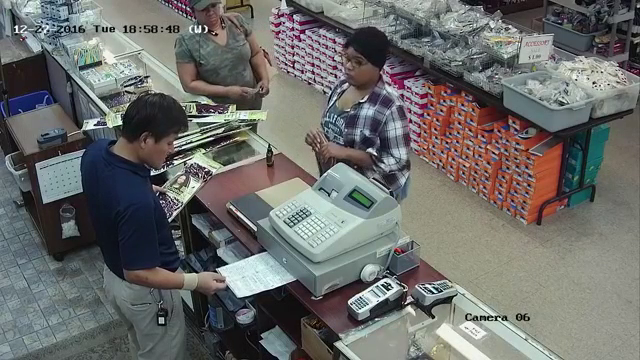
#> input picture frame 50 of Video and image analysis (OpenCv)/data/video/input/6.mp4, 640 x 360 px
$ python Analysisideo.py
#> lines starting #> are read from the running program, lines starting #| are printed output that depends on the picture; after the words box and inside, x2 and y2 are one past the last pixel; in counts of white or black regions, pixels touching at a corner belong together
import numpy as np
import cv2

cap = cv2.VideoCapture('./data/video/input/6.mp4')

# take first frame of the video
ret,frame = cap.read()
#> frame is the input picture: shape (360, 640, 3); mean B, G, R 106.4, 108.6, 107.9

# setup initial location of window
r,h,c,w = 250,90,400,125  # simply hardcoded the values
track_window = (c,r,w,h)

# set up the ROI for tracking
roi = frame[r:r+h, c:c+w]
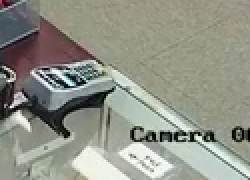
#> roi: shape (90, 125, 3) (shown 2 times larger); mean B, G, R 135.5, 146.9, 145
hsv_roi =  cv2.cvtColor(frame, cv2.COLOR_BGR2HSV)
#> hsv_roi: shape (360, 640, 3); mean H, S, V 73.8, 48.6, 116.8
mask = cv2.inRange(hsv_roi, np.array((0., 60.,32.)), np.array((180.,255.,255.)))
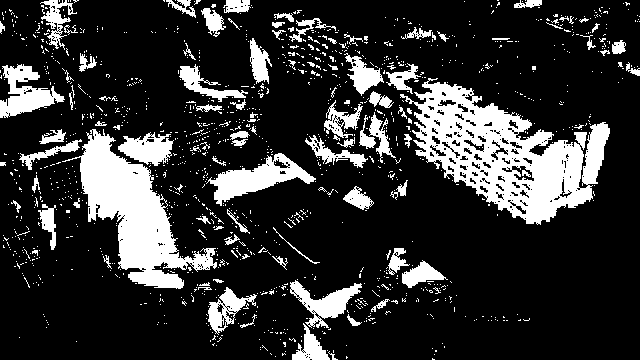
#> mask: shape (360, 640); 19.6% white; 1272 white regions (1175 under 20 px), largest, box (x1, y1, x2, y2) and area: (400, 78, 610, 225) 13342, (62, 129, 217, 289) 8768, (206, 153, 316, 206) 2190
roi_hist = cv2.calcHist([hsv_roi],[0],mask,[180],[0,180])
#> roi_hist = 180 values, max 2158 at index 6, min 0 at index 53, mean 251.1
cv2.normalize(roi_hist,roi_hist,0,255,cv2.NORM_MINMAX)

# Setup the termination criteria, either 10 iteration or move by atleast 1 pt
term_crit = ( cv2.TERM_CRITERIA_EPS | cv2.TERM_CRITERIA_COUNT, 10, 1 )

while(1):
    ret ,frame = cap.read()
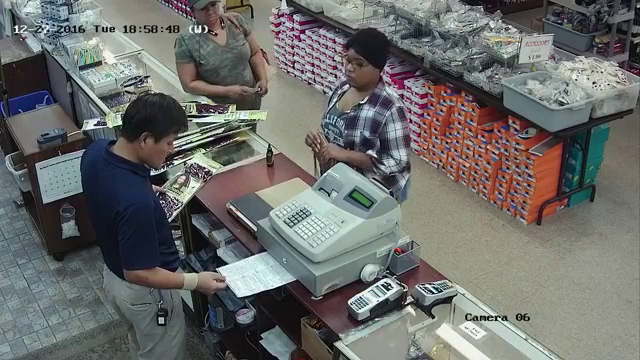
#> input picture frame 51 of Video and image analysis (OpenCv)/data/video/input/6.mp4, 640 x 360 px
#> frame is the input picture: shape (360, 640, 3); mean B, G, R 106.4, 108.7, 107.9

    if ret == True:
        hsv = cv2.cvtColor(frame, cv2.COLOR_BGR2HSV)
#> hsv: shape (360, 640, 3); mean H, S, V 73.7, 48.6, 116.8
        dst = cv2.calcBackProject([hsv],[0],roi_hist,[0,180],1)
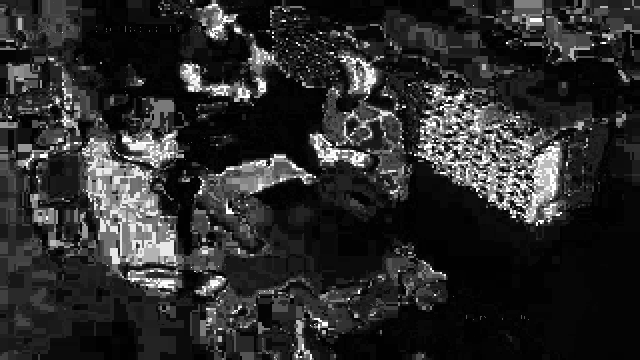
#> dst: shape (360, 640); min 0, max 255, mean 43.5

        # apply meanshift to get the new location
        ret, track_window = cv2.meanShift(dst, track_window, term_crit)
#> ret = 10; track_window = (310, 248, 125, 90)

        # Draw it on image
        x,y,w,h = track_window
#> x = 310; y = 248; w = 125; h = 90
        img2 = cv2.rectangle(frame, (x,y), (x+w,y+h), 255,2)
        cv2.imshow('img2',img2)

        k = cv2.waitKey(60) & 0xff
#> (key Esc is pressed here)
        if k == 27:
            break
        else:
            cv2.imwrite("./data/img/output/"+chr(k)+".jpg",img2)

    else:
        break

cv2.destroyAllWindows()
cap.release()

$ run again, starting later in the video
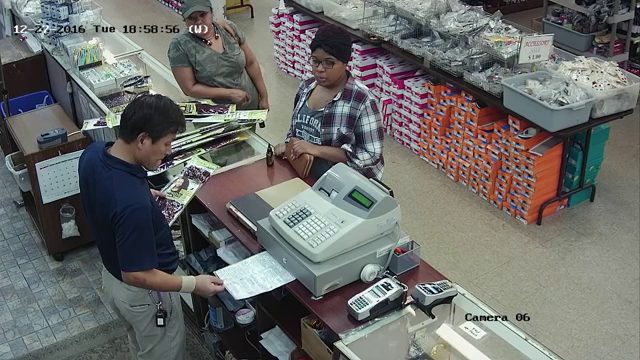
#> input picture frame 227 of Video and image analysis (OpenCv)/data/video/input/6.mp4, 640 x 360 px
#> frame is the input picture: shape (360, 640, 3); mean B, G, R 106.1, 108.6, 107.9
#> hsv_roi: shape (360, 640, 3); mean H, S, V 73.2, 50.1, 116.9
#> `mask = cv2.inRange(hsv_roi, np.array((0., 60.,32.)), np.array((180.,25..`:
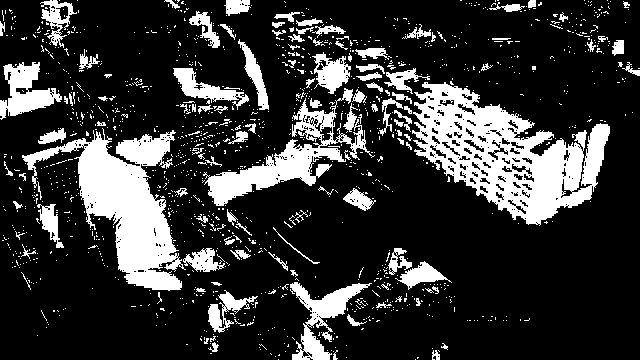
#> mask: shape (360, 640); 20.9% white; 1322 white regions (1209 under 20 px), largest, box (x1, y1, x2, y2) and area: (412, 82, 610, 226) 13077, (22, 128, 186, 291) 10210, (203, 88, 375, 206) 4954
#> roi_hist = 180 values, max 2467 at index 110, min 0 at index 57, mean 267.8
#> hsv: shape (360, 640, 3); mean H, S, V 73.3, 50.1, 116.9
#> `dst = cv2.calcBackProject([hsv],[0],roi_hist,[0,180],1)`:
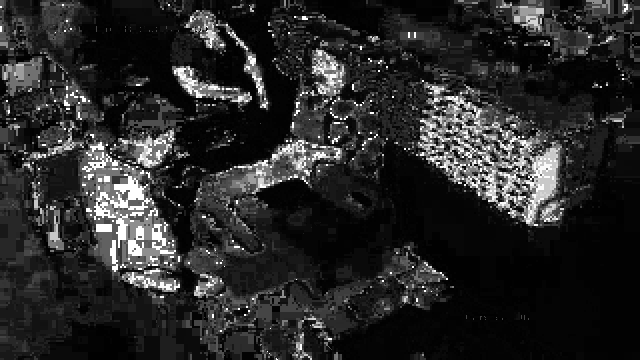
#> dst: shape (360, 640); min 0, max 255, mean 40.4
#> ret = 7; track_window = (328, 241, 125, 90)
#> x = 328; y = 241; w = 125; h = 90

$ run again, starting later in the video
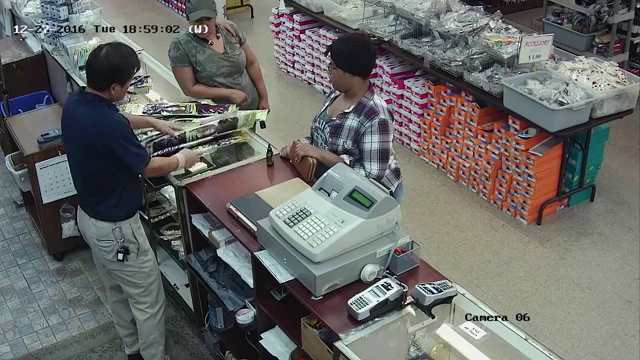
#> input picture frame 404 of Video and image analysis (OpenCv)/data/video/input/6.mp4, 640 x 360 px
#> frame is the input picture: shape (360, 640, 3); mean B, G, R 103.7, 106.3, 105.8
#> hsv_roi: shape (360, 640, 3); mean H, S, V 73.9, 49.7, 114.3
#> `mask = cv2.inRange(hsv_roi, np.array((0., 60.,32.)), np.array((180.,25..`:
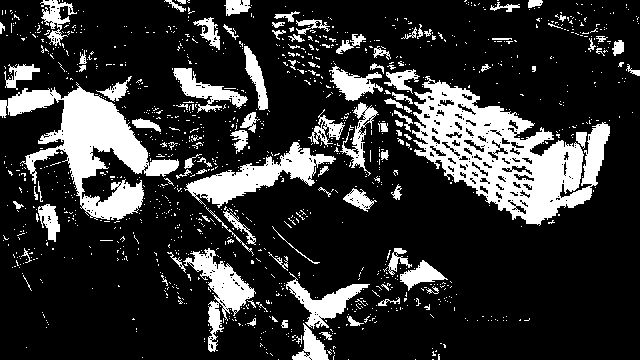
#> mask: shape (360, 640); 19.6% white; 1250 white regions (1152 under 20 px), largest, box (x1, y1, x2, y2) and area: (412, 76, 610, 226) 12967, (0, 82, 179, 220) 8581, (184, 142, 336, 208) 3256
#> roi_hist = 180 values, max 2205 at index 8, min 0 at index 57, mean 251.3
#> hsv: shape (360, 640, 3); mean H, S, V 74.1, 49.8, 114.3
#> `dst = cv2.calcBackProject([hsv],[0],roi_hist,[0,180],1)`:
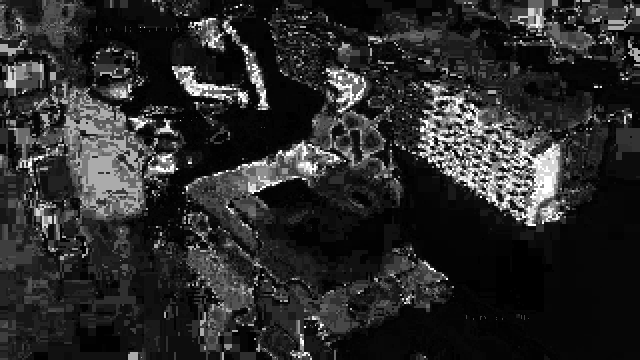
#> dst: shape (360, 640); min 0, max 255, mean 42.3
#> ret = 10; track_window = (320, 246, 125, 90)
#> x = 320; y = 246; w = 125; h = 90
